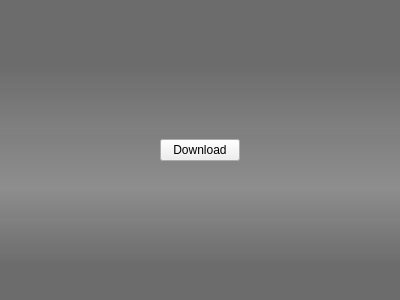
<?xml version="1.0" encoding="UTF-8"?>
<ui version="4.0">
 <class>trending_option</class>
 <widget class="QWidget" name="trending_option">
  <property name="geometry">
   <rect>
    <x>0</x>
    <y>0</y>
    <width>400</width>
    <height>300</height>
   </rect>
  </property>
  <property name="windowTitle">
   <string>Form</string>
  </property>
  <layout class="QVBoxLayout" name="verticalLayout">
   <property name="leftMargin">
    <number>0</number>
   </property>
   <property name="topMargin">
    <number>0</number>
   </property>
   <property name="rightMargin">
    <number>0</number>
   </property>
   <property name="bottomMargin">
    <number>0</number>
   </property>
   <item>
    <widget class="QWidget" name="widget" native="true">
     <property name="styleSheet">
      <string notr="true"> QWidget#widget
       {color: silver;
background-color: qlineargradient(spread:pad, x1:0.518, y1:1, x2:0.518, y2:0.15, stop:0.139 rgba(32, 31, 31, 160), stop:0.438 rgba(32, 31, 31, 120), stop:0.706 rgba(32, 31, 31, 140), stop:0.915842 rgba(32, 31, 31, 160));
         background-image:url(:/icons/texture.png), linear-gradient(hsla(0,0%,32%,.99), hsla(0,0%,27%,.95));
        selection-background-color:#3d8ec9;
        selection-color: black; background-clip: border;
        border-image: none; outline: 0;}</string>
     </property>
     <layout class="QHBoxLayout" name="horizontalLayout_2">
      <item>
       <spacer name="horizontalSpacer_2">
        <property name="orientation">
         <enum>Qt::Horizontal</enum>
        </property>
        <property name="sizeHint" stdset="0">
         <size>
          <width>40</width>
          <height>20</height>
         </size>
        </property>
       </spacer>
      </item>
      <item>
       <layout class="QVBoxLayout" name="verticalLayout_2">
        <property name="spacing">
         <number>8</number>
        </property>
        <item>
         <spacer name="verticalSpacer_2">
          <property name="orientation">
           <enum>Qt::Vertical</enum>
          </property>
          <property name="sizeHint" stdset="0">
           <size>
            <width>20</width>
            <height>40</height>
           </size>
          </property>
         </spacer>
        </item>
        <item alignment="Qt::AlignHCenter|Qt::AlignVCenter">
         <widget class="QPushButton" name="download_button">
          <property name="sizePolicy">
           <sizepolicy hsizetype="Maximum" vsizetype="Fixed">
            <horstretch>0</horstretch>
            <verstretch>0</verstretch>
           </sizepolicy>
          </property>
          <property name="toolTip">
           <string>Download this video</string>
          </property>
          <property name="text">
           <string>Download</string>
          </property>
          <property name="icon">
           <iconset resource="icons.qrc">
            <normaloff>:/icons/download-line.png</normaloff>:/icons/download-line.png</iconset>
          </property>
         </widget>
        </item>
        <item>
         <spacer name="verticalSpacer">
          <property name="orientation">
           <enum>Qt::Vertical</enum>
          </property>
          <property name="sizeHint" stdset="0">
           <size>
            <width>20</width>
            <height>40</height>
           </size>
          </property>
         </spacer>
        </item>
       </layout>
      </item>
      <item>
       <spacer name="horizontalSpacer_3">
        <property name="orientation">
         <enum>Qt::Horizontal</enum>
        </property>
        <property name="sizeHint" stdset="0">
         <size>
          <width>40</width>
          <height>20</height>
         </size>
        </property>
       </spacer>
      </item>
     </layout>
    </widget>
   </item>
  </layout>
 </widget>
 <resources>
  <include location="icons.qrc"/>
 </resources>
 <connections/>
</ui>
